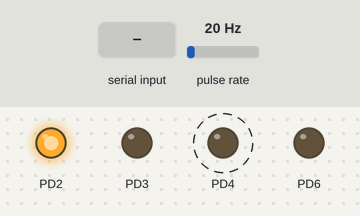
This program was run on a simulated ATmega328P, built with avr-gcc and emulated at 16 MHz. Parts: output pins drawn as LEDs (lit = HIGH). Wiring (inferred from the names in the program): pulse sensor: data PD5. Dashed ring = blinking. The inputs (shaded band) are chosen by the test bench; at power-on: pulse rate 20 Hz. What the program prints to the serial monitor is not drawn.

Above: at 0.08 s.
At 1.2 s:
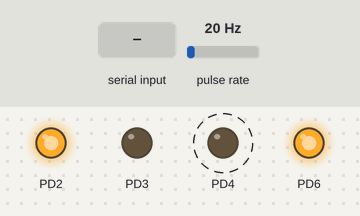
1.3 s: "1" received over Serial
At 1.9 s:
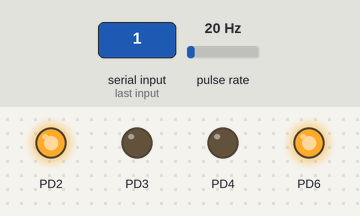
Timing chart, 0 to 4.3 s (numbered marks = the images above; inputs shaded):
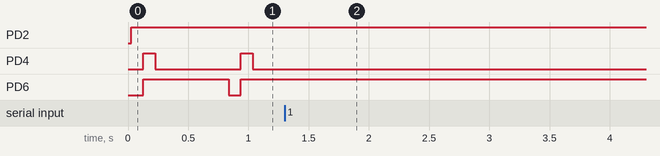

The program:

main.c
```c
/*
 * Slave2.c
 *
 * Created: 2/14/2026 10:01:33 PM
 * Author : Ervin Gomez
 * Configuración del sensor de color para el control de disparo
 * del proyecto de Digital2
 */

// Encabezado (librerías)
#include <avr/io.h>
#include <stdint.h>
#include <stdint.h>
#include <util/delay.h>
#include <avr/interrupt.h>
#include "I2C_Lib/I2C_conf.h"
#include "UART/UARTLib.h"


#define SlaveAddress 0x40 //Dirección del segundo esclavo para el sensor de color

//************************************************************************************
// Definición de variables
uint16_t buffer = 0;
uint8_t colorDetectado = 0;

//************************************************************************************
// Function prototypes
void leerColor(void);

//************************************************************************************
// Main Function
int main(void)
{
	I2C_Slave_Init(0x40);
	serialUART();
	serialString("Prueba para detectar color");

	DDRD |= (1<<DDD2) | (1<<DDD3) | (1<<DDD4) | (1<<DDD6); // S0,S1,S2,S3 salida
	DDRD &= ~(1<<DDD5); // D5 (T1) como entrada (OUT del sensor)

	// Escalamiento frecuencia al 20%
	PORTD |= (1<<PORTD2);   // S0 = 1
	PORTD &= ~(1<<PORTD3);  // S1 = 0

	// -------------------------
	// TIMER1 como contador externo
	// -------------------------
	TCCR1A = 0;
	TCCR1B = (1<<CS12) | (1<<CS11) | (1<<CS10);
	sei();
	while (1)
	{
		 leerColor();

		 if(colorDetectado == 1)
		 serialString("ROJO\r\n");
		 else if(colorDetectado == 2)
		 serialString("VERDE\r\n");
		 else if(colorDetectado == 3)
		 serialString("AZUL\r\n");
		 else
		 serialString("SIN COLOR\r\n");
		 _delay_ms(500);

	}
}

//************************************************************************************
// Interrupt subroutines
void leerColor(void)
{
	uint16_t rojo, verde, azul;

	// ================= ROJO =================
	PORTD &= ~(1<<PORTD4); // S2 = 0
	PORTD &= ~(1<<PORTD6); // S3 = 0

	TCNT1 = 0;
	_delay_ms(100);
	rojo = TCNT1;

	// ================= VERDE =================
	PORTD |= (1<<PORTD4);  // S2 = 1
	PORTD |= (1<<PORTD6);  // S3 = 1

	TCNT1 = 0;
	_delay_ms(100);
	verde = TCNT1;

	// ================= AZUL =================
	PORTD &= ~(1<<PORTD4); // S2 = 0
	PORTD |= (1<<PORTD6);  // S3 = 1

	TCNT1 = 0;
	_delay_ms(100);
	azul = TCNT1;

	// =============== COMPARACIÓN ===============
	if(rojo > verde && rojo > azul)
	colorDetectado = 1;
	else if(verde > rojo && verde > azul)
	colorDetectado = 2;
	else if(azul > rojo && azul > verde)
	colorDetectado = 3;
	else
	colorDetectado = 0;
}

//************************************************************************************
// NON-INterrupt subroutines
ISR(TWI_vect)
{
uint8_t estado = TWSR & 0xFC; //Nos quedamos unicamente con los bits de estado TWI Status
	switch(estado){
		//**************************
		// Slave debe recibir dato
		//**************************
		case 0x60: //SLA+W recibido
		case 0x70: //General call
			TWCR = (1 << TWINT) | (1 << TWEA) | (1 << TWEN) | (1 << TWIE); //Indica "si te escuche"
			break;

		case 0x80: //Dato recibido, ACK enviado
		case 0x90: //Dato recibido General call, ACK enviado
			buffer = TWDR; //Ya puedo utilizar los datos // Dato que se utiliza para mover el servo
			TWCR = (1 << TWINT) | (1 << TWEA) | (1 << TWEN) | (1 << TWIE);
			break;

		// Slave debe transmitir dato
		//*****************************
		//en cada case hay un comando que ya está predeterminado (ver presentacion)
		case 0xA8: //SLA+R recibido
		case 0xB8: //Dato transmitido, ACK recibido
			TWDR = buffer; //Dato a enviar
			TWCR = (1 << TWINT) | (1 << TWEA) | (1 << TWEN) | (1 << TWIE);
			break;
		//IMPORTANTE: que pasa si quiero enviar más de un dato?
		//Se puede hacer un arreglo por cada vez que envío un dato (ver grabación clase 1:08:11)

		case 0xC0: //Dato transmitido, NACK recibido
		case 0xC8: //Último dato transmitido
			TWCR = 0; //Limpio la interfaz para rebibir nuevo dato
			TWCR = (1 << TWINT) | (1 << TWEA) | (1 << TWEN); //Reiniciarse
			break;

		case 0xA0: // STOP o repeated START recibido como slave
			TWCR = (1 << TWINT) | (1 << TWEA) | (1 << TWEN) | (1 << TWIE);
			break;

		//**********************
		// Cualquier error
		//**********************
		default:
			TWCR = (1 << TWINT) | (1 << TWEA) | (1 << TWEN) | (1 << TWIE);
			break;
	}
}
```

I2C_conf.c
```c
/*
*
*
*/
#include <avr/io.h>
#include <stdint.h>
#include "I2C_conf.h"

//Función para inicializar I2C Maestro
void I2C_Master_Init(unsigned long SCL_Clock, uint8_t Prescaler){
	DDRC &= ~((1 << DDC4) | (1 << DDC5)); //Pines I2C como entradas y SDA y SCL
	//Se debe de seleccionar el valor de los bits para el prescaler del registro TWSR

	switch(Prescaler){
		case 1:
		TWSR &= ~((1 << TWPS1) | (1 << TWPS0));
		break;
		case 4:
		TWSR &= ~(1 << TWPS1);
		TWSR |= (1 << TWPS0);
		break;
		case 16:
		TWSR &= ~(1 << TWPS0);
		TWSR |= (1 << TWPS1);
		break;
		case 64:
		TWSR |= (1 << TWPS1) | (1 << TWPS0);
		break;
		default:
		TWSR &= ~((1 << TWPS1) | (1 << TWPS0));
		Prescaler = 1;
		break;
	}
	TWBR = ((F_CPU/SCL_Clock)-16)/(2*Prescaler); //Calcular la velocidad (ver presentación)
	TWCR |= (1 << TWEN);	// Activar la interfase (TWI - Two Wire Interfase) = I2C
}

//Función de inicio de la comunicación I2C
uint8_t I2C_Master_Start(void)
{
	TWCR = (1 << TWINT) | (1 << TWSTA) | (1 << TWEN); //Master, Reiniciar bandera de Int, Condicion de Start
	while (!(TWCR & (1 << TWINT))); //Espera hasta que se encienda la bandera

	return ((TWSR & 0xF8) == 0x08); //Nos quedamos únicamente con los bits de estado
}

//Función de reinicio de la comunicación I2C
uint8_t I2C_Master_RepeatedStart(void)
{
	TWCR = (1 << TWINT) | (1 << TWSTA) | (1 << TWEN); //Master, Reiniciar bandera de Int, COndicion de start
	while (!(TWCR & (1 << TWINT))); // Esperar a que se encienda la bandera
	return ((TWSR & 0xF8) == 0x10); //

}

//Función de parada de la comunicación I2C
void I2C_Master_Stop(void)
{
	TWCR = (1 << TWINT) | (1 << TWSTO) | (1 << TWEN); // Inicia el envío secuencia parada STOP
	while (TWCR & (1 << TWSTO)); // Esperar a que el bit se limpie
}

//Función de transmisión de datos del maestro al esclavo
//esta función devolverá un 0 si el esclavo a revibido un dato
uint8_t I2C_Master_Write(uint8_t dato)
{
	uint8_t estado;
	TWDR = dato; //Cargo el dato
	TWCR = (1 << TWINT) | (1 << TWEN); // Inicia la secuencia de envío
	//Habilitando la interfaz y limpiando la bandera de interrupción

	while(!(TWCR & (1 << TWINT))); //Nos quedamos unicamente con los bits de estado RW1 Status
	estado = TWSR & 0xF8;	// Nos quedamos unicamente con los bits de estado TWI Status
	//Verificar si se transmitio una SLA + W cons ACK, o como un dato
	if (estado == 0x18 || estado == 0x28){
		return 1;
		}else{
		return estado;
	}
}

//Función de recepción de datos enviados por el escalvo al maestro
//esta función es para leer los datos que están en el esclavo

//sirve para recopilar los datos del esclavo en dado caso sean 3 bytes de información
uint8_t I2C_Master_Read(uint8_t *buffer, uint8_t ack)
{
	uint8_t estado;
	if(ack){
		//ACK se envía para decirle al esclavo "quiero más datos"
		TWCR = (1 << TWINT) | (1 << TWEA) | (1 << TWEN); //Habilitar INterfase I2C con envío de ACK
		} else {
		//NACK: se indica que es el último byte
		TWCR = (1 << TWINT) | (1 << TWEN); //Habilitar Interfase I2C sin envío de ACD (NACK)
	}

	while(!(TWCR & (1 << TWINT))); //Esperar la bandera de interrupción TWINT

	estado = TWSR & 0xF8;
	//Verificar si se recibio Dato con ACK o sin ACK
	if (ack && estado !=0x50) return 0; // Data recibida, ACK
	if (!ack && estado !=0x58) return 0; //Data recibida, pero sin ACK

	*buffer = TWDR; //Obtenemos el resulktado en el registro de datos
	return 1;
}

//Función para inicializar I2C Esclavo
void I2C_Slave_Init(uint8_t direccion)
{
	DDRC &= ~((1 << DDC4) | (1 << DDC5)); //Pines de I2C como entradas

	TWAR = direccion << 1; // Se asigna la dirección que tendrá
	//TWAR = (address << 1 | 0x01); //Se asigna la dirección que tendra y habilita llamada general

	//Se habilita la interfaz, ACK automatico, se habilita la ISR
	TWCR = (1 << TWEA) | (1 << TWEN) | (1 << TWIE);
}
```

I2C_conf.h
```c
/*
 * I2C_conf.h
 *
 * Created: 5/02/2026 01:44:51
 *  Author: bsmor
 */


#ifndef I2C_CONF_H_
#define I2C_CONF_H_

#ifndef F_CPU
#define F_CPU 16000000
#endif

#include <avr/io.h>
#include <stdint.h>

//Función para inicializar el maestro
void I2C_Master_Init(unsigned long SCL_Clock, uint8_t Prescaler);

//Función de inicio de la comunicación I2C
uint8_t I2C_Master_Start(void);
uint8_t I2C_Master_RepeatedStart(void);

//Función para parar la comunicación I2C
void I2C_Master_Stop(void);

//Función de transmisión de datos maestro=>escalvo
//Devuelve 0 si el esclavo recibió el dato
uint8_t I2C_Master_Write(uint8_t dato);

//Función de recepción de datos
//Lee los datos que están en el esclavo
uint8_t I2C_Master_Read(uint8_t *buffer, uint8_t ack);

//Función para inicializar I2C Esclavo
void I2C_Slave_Init(uint8_t direccion);


#endif /* I2C_CONF_H_ */
```

UARTLib.c
```c
/*
 * UARTLib.c
 *
 * Created: 1/26/2026 9:46:49 PM
 *  Author: razer
 */

#include "UARTLib.h"

#define F_CPU 16000000

void serialUART()
{
	DDRD |= (1<< DDD1);
	DDRD &= ~(1<<DDD0);

	//configurado para enviar y recibir.
	UCSR0A = 0;
	UCSR0B |= (1<< RXCIE0) | (1<<RXEN0) | (1<<TXEN0);
	UCSR0C |= (1<< UCSZ01) | (1<<UCSZ00);
	UBRR0 = 103; //valor calculado para los 9600
}

void serialLet(char letra)
{
	while ((UCSR0A & (1<<UDRE0)) == 0);
	UDR0 = letra;

}

void serialString(char* oracion)
{
	for (uint8_t i = 0; *(oracion+i) != '\0'; i++)
	{
		serialLet(*(oracion+i));
	}
}
```

UARTLib.h
```c
/*
 * UARTLib.h
 *
 * Created: 1/26/2026 9:47:07 PM
 *  Author: razer
 */


#ifndef UARTLIB_H_
#define UARTLIB_H_

#define F_CPU 16000000
#include <avr/io.h>
#include <util/delay.h>
#include <avr/interrupt.h>


void serialUART(void);
void serialLet(char letra);
void serialString(char* oracion);


#endif /* UARTLIB_H_ */
```

Measured:
- after the input at 1.3 s, PD4: stops changing and stays LOW; PD6: stops changing and stays HIGH
- by itself, PD4: alternates HIGH for 0.10 s and LOW for 0.71 s
